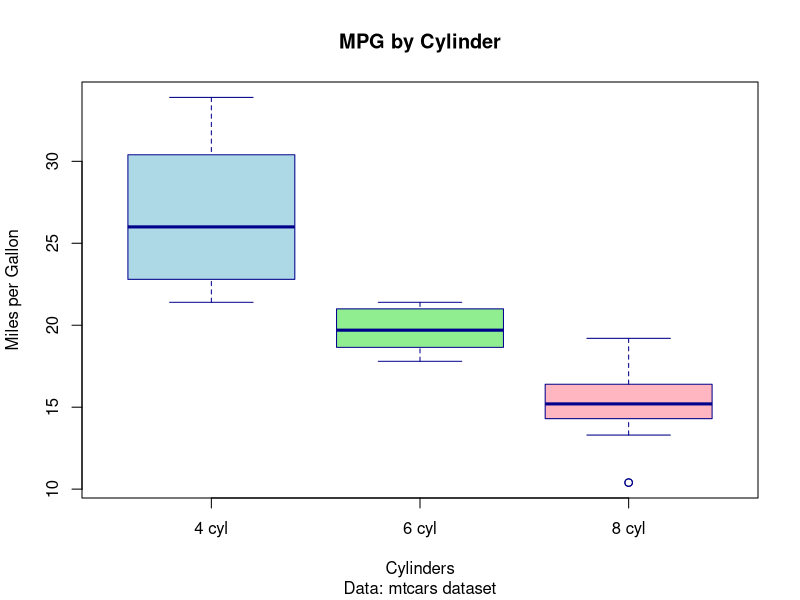

Write R code to recreate this figure.
# ─────────────────────────────────────────────────────────────
# 📦 Base R Boxplot Diagnostic Script
# Author: NAIMUDDIN
# Purpose: Visualize MPG by cylinder with manifest logging and outlier detection
# ─────────────────────────────────────────────────────────────

# Step 1: Vertical boxplot (standard)
boxplot(mpg ~ factor(cyl), mtcars,                # Source dataset
  main      = "MPG by Cylinder",                  # Plot title
  sub       = "Data: mtcars dataset",             # Subtitle
  xlab      = "Cylinders",                        # X-axis label
  ylab      = "Miles per Gallon",                 # Y-axis label
  col       = c("lightblue", "lightgreen", "lightpink"), # Fill colors
  border    = "darkblue",                         # Border color
  notch     = FALSE,                              # No notch
  outline   = TRUE,                               # Show outliers
  names     = c("4 cyl", "6 cyl", "8 cyl"),       # Custom group labels
  horizontal = FALSE                              # Vertical orientation
)
